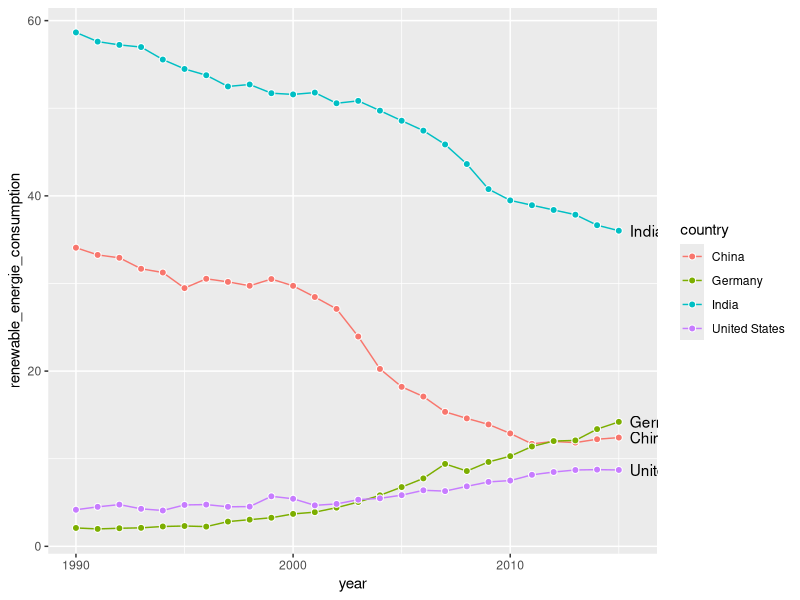

Generate this figure with R:
library(tidyverse)

world_bank_countries <- read_csv("data/world_bank_countries.csv")

renewable_energy <- world_bank_countries %>% 
  filter(country %in% c("China", "India", "United States", 
                        "Germany")) %>% 
  select(country, year, renewable_energie_consumption) %>% 
  drop_na(renewable_energie_consumption)

labels <- renewable_energy %>% 
  filter(year == 2015)

renewable_energy %>% 
  ggplot(aes(x = year, y = renewable_energie_consumption)) +
  geom_line(aes(color = country)) +
  geom_point(aes(fill = country), color = "white", shape = 21,
             size = 2) +
  geom_text(aes(label = country), data = labels, 
            hjust = 0, nudge_x = 0.5)
